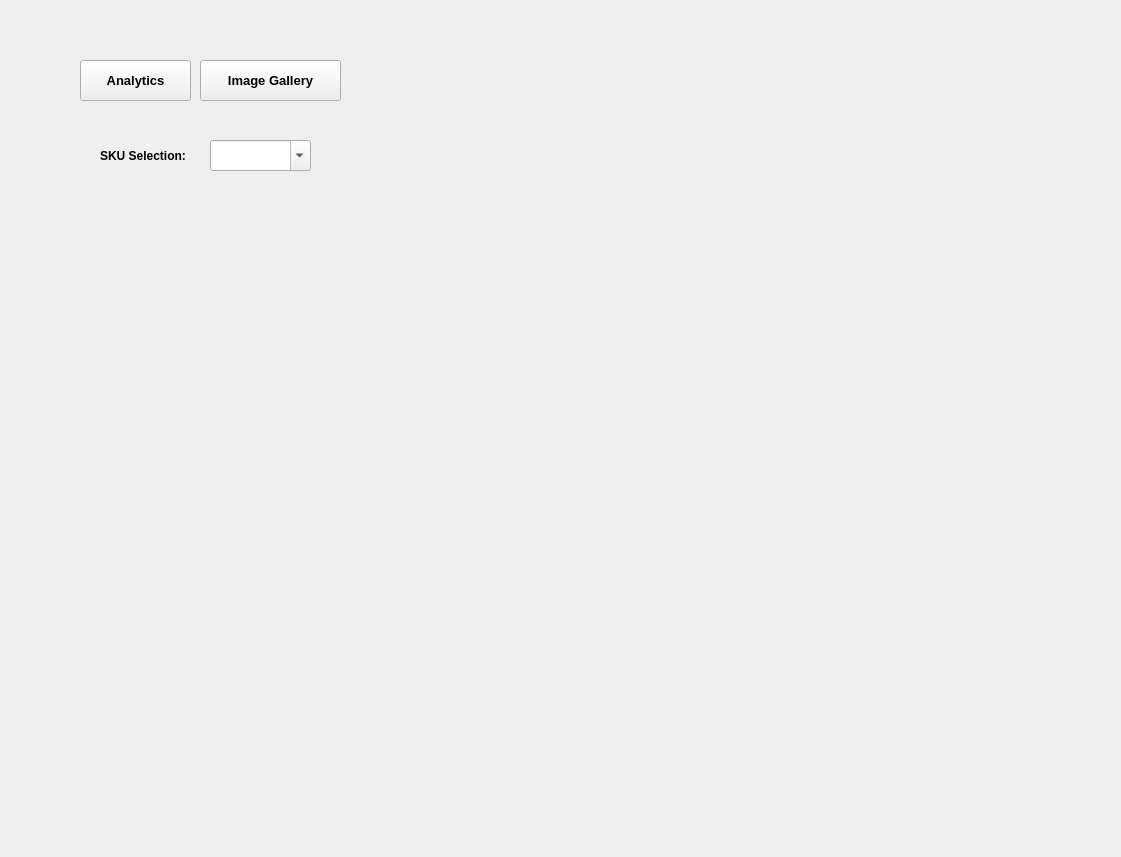
<?xml version="1.0" encoding="UTF-8"?>
<ui version="4.0">
 <class>Form</class>
 <widget class="QWidget" name="Form">
  <property name="geometry">
   <rect>
    <x>0</x>
    <y>0</y>
    <width>1121</width>
    <height>857</height>
   </rect>
  </property>
  <property name="contextMenuPolicy">
   <enum>Qt::ActionsContextMenu</enum>
  </property>
  <property name="acceptDrops">
   <bool>false</bool>
  </property>
  <property name="windowTitle">
   <string>App</string>
  </property>
  <property name="toolTipDuration">
   <number>-3</number>
  </property>
  <widget class="QPushButton" name="Analytics">
   <property name="geometry">
    <rect>
     <x>80</x>
     <y>60</y>
     <width>111</width>
     <height>41</height>
    </rect>
   </property>
   <property name="font">
    <font>
     <family>Arial</family>
     <pointsize>10</pointsize>
     <weight>75</weight>
     <bold>true</bold>
    </font>
   </property>
   <property name="text">
    <string>Analytics</string>
   </property>
   <property name="checkable">
    <bool>false</bool>
   </property>
   <property name="checked">
    <bool>false</bool>
   </property>
  </widget>
  <widget class="QPushButton" name="image">
   <property name="geometry">
    <rect>
     <x>200</x>
     <y>60</y>
     <width>141</width>
     <height>41</height>
    </rect>
   </property>
   <property name="font">
    <font>
     <family>Arial</family>
     <pointsize>10</pointsize>
     <weight>75</weight>
     <bold>true</bold>
    </font>
   </property>
   <property name="text">
    <string>Image Gallery</string>
   </property>
  </widget>
  <widget class="QLabel" name="label">
   <property name="geometry">
    <rect>
     <x>100</x>
     <y>140</y>
     <width>111</width>
     <height>31</height>
    </rect>
   </property>
   <property name="font">
    <font>
     <family>Arial</family>
     <pointsize>9</pointsize>
     <weight>75</weight>
     <bold>true</bold>
    </font>
   </property>
   <property name="text">
    <string>SKU Selection:</string>
   </property>
  </widget>
  <widget class="QComboBox" name="comboBox">
   <property name="geometry">
    <rect>
     <x>210</x>
     <y>140</y>
     <width>101</width>
     <height>31</height>
    </rect>
   </property>
   <property name="font">
    <font>
     <weight>50</weight>
     <bold>false</bold>
    </font>
   </property>
   <property name="contextMenuPolicy">
    <enum>Qt::ActionsContextMenu</enum>
   </property>
   <property name="acceptDrops">
    <bool>true</bool>
   </property>
   <property name="autoFillBackground">
    <bool>true</bool>
   </property>
   <property name="editable">
    <bool>true</bool>
   </property>
   <property name="currentText">
    <string/>
   </property>
   <property name="currentIndex">
    <number>-1</number>
   </property>
   <property name="maxVisibleItems">
    <number>2</number>
   </property>
   <property name="sizeAdjustPolicy">
    <enum>QComboBox::AdjustToContentsOnFirstShow</enum>
   </property>
   <property name="minimumContentsLength">
    <number>0</number>
   </property>
   <item>
    <property name="text">
     <string>SKU 1</string>
    </property>
   </item>
   <item>
    <property name="text">
     <string>SKU 2</string>
    </property>
   </item>
  </widget>
  <zorder>image</zorder>
  <zorder>label</zorder>
  <zorder>comboBox</zorder>
  <zorder>Analytics</zorder>
 </widget>
 <resources/>
 <connections>
  <connection>
   <sender>Analytics</sender>
   <signal>clicked()</signal>
   <receiver>comboBox</receiver>
   <slot>show()</slot>
   <hints>
    <hint type="sourcelabel">
     <x>135</x>
     <y>80</y>
    </hint>
    <hint type="destinationlabel">
     <x>260</x>
     <y>155</y>
    </hint>
   </hints>
  </connection>
  <connection>
   <sender>image</sender>
   <signal>clicked()</signal>
   <receiver>comboBox</receiver>
   <slot>hide()</slot>
   <hints>
    <hint type="sourcelabel">
     <x>270</x>
     <y>80</y>
    </hint>
    <hint type="destinationlabel">
     <x>260</x>
     <y>155</y>
    </hint>
   </hints>
  </connection>
  <connection>
   <sender>image</sender>
   <signal>clicked()</signal>
   <receiver>label</receiver>
   <slot>hide()</slot>
   <hints>
    <hint type="sourcelabel">
     <x>270</x>
     <y>80</y>
    </hint>
    <hint type="destinationlabel">
     <x>155</x>
     <y>155</y>
    </hint>
   </hints>
  </connection>
  <connection>
   <sender>Analytics</sender>
   <signal>clicked()</signal>
   <receiver>label</receiver>
   <slot>show()</slot>
   <hints>
    <hint type="sourcelabel">
     <x>135</x>
     <y>80</y>
    </hint>
    <hint type="destinationlabel">
     <x>155</x>
     <y>155</y>
    </hint>
   </hints>
  </connection>
 </connections>
</ui>
